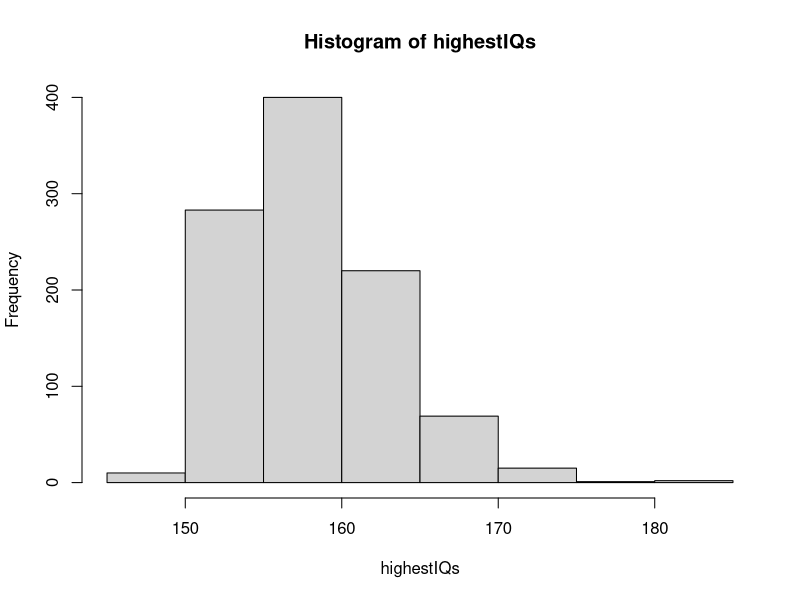
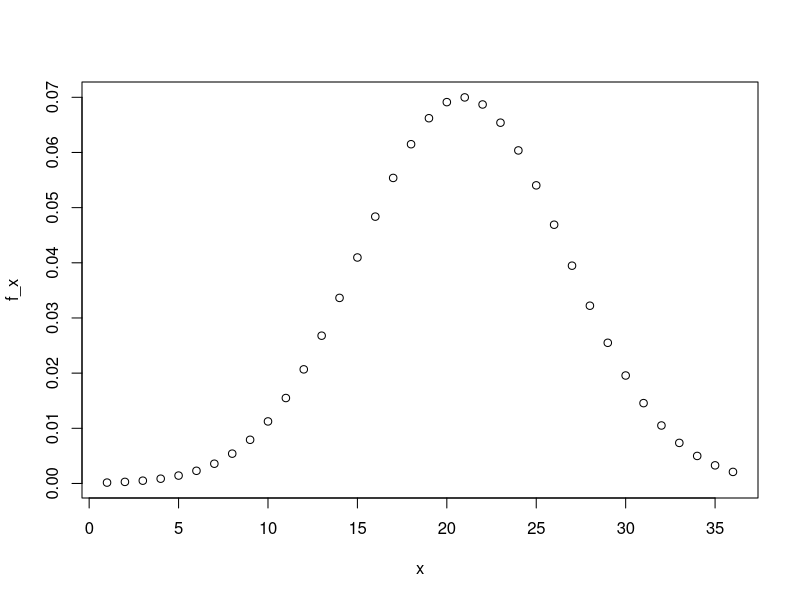
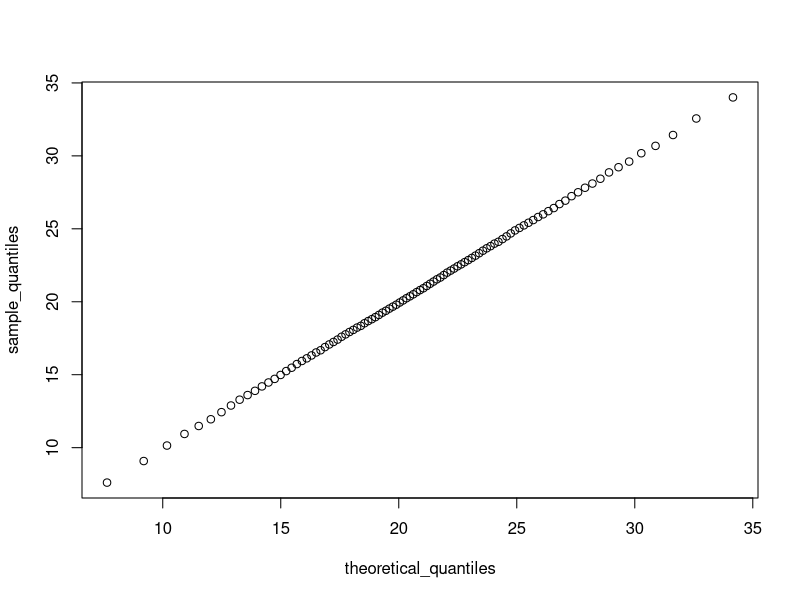

Recreate these plots in R, in order.
library(tidyverse)
library(dslabs)
data(heights)

###### Section 2.1 Continuous probability assessment ######

  #Q1: Assume the distribution of female heights is approximated by a normal distribution with a mean of 64 inches and a 
      #standard deviation of 3 inches. If we pick a female at random, what is the probability that she is 5 feet(60in) or shorter?

pnorm(60, 64, 3)

  #Q2: Using the same distribution as in 1, if we pick a female at random, what is the probability that she is 6 feet(72in) or taller?

1-pnorm(72, 64, 3)

  #Q3:If we pick a female at random, what is the probability that she is between 61 and 67 inches?

    #should be p of being 67 or less minus p of being 61 or less

pnorm(67, 64, 3) - pnorm(61, 64, 3)

  #Q4: Repeat the previous calculation using pnorm to define the probability that a randomly chosen woman will have a height between
      #61 and 67 inches, converted to centimeters by multiplying each value by 2.54.

pnorm(67*2.54, 64*2.54, 3*2.54) - pnorm(61*2.54, 64*2.54, 3*2.54)

  #Q5: Compute the probability that the height of a randomly chosen female is within 1 SD from the average height.

pnorm (64+3, 64, 3) - pnorm (64-3, 64, 3)

  #Q6: Imagine the distribution of male adults is approximately normal with an average of 69 inches and a standard deviation of 
      #3 inches. How tall is a male in the 99th percentile?

qnorm(0.99, 69, 3)

  #Q7: The distribution of IQ scores is approximately normally distributed. The average is 100 and the standard deviation is 15. 
      #Suppose you want to know the distribution of the person with the highest IQ in your school district, where 10,000 people   
      #are born each year. Generate 10,000 IQ scores 1,000 times using a Monte Carlo simulation. Make a histogram of the highest
      #IQ scores.

set.seed(1)
B <- 1000
highestIQs <- replicate(B, {
  IQs <- rnorm(10000, 100, 15)
  max(IQs)
})

hist(highestIQs)

###### Section 2.2 Continuous probability assessment ######

#The ACT is a standardized college admissions test used in the United States. For the three year period 2016-2018, ACT standardized
#test scores were approximately normally distributed with a mean of 20.9 and standard deviation of 5.7. (Real ACT scores are 
#integers between 1 and 36, but we will ignore this detail and use continuous values instead.)
 
#Set the seed to 16, then use rnorm to generate a normal distribution of 10000 tests with a mean of 20.9 and standard deviation of
#5.7. Save these values as act_scores. You'll be using this dataset throughout these four multi-part questions.

set.seed(16, sample.kind = "Rounding")
act_scores <- rnorm(10000, 20.9, 5.7)
 
 #Questions 1 and 2: ACT scores, part 1

  #1a: What is the mean of act_scores?

mean(act_scores)

  #1b: What is the standard deviation of act_scores?

sd(act_scores)

  #1c: A perfect score is 36 or greater. In act_scores, how many perfect scores are there out of 10,000 simulated tests?

sum(act_scores >= 36)

  #1d: In act_scores, what is the probability of an ACT score greater than 30?

mean(act_scores > 30)

  #1e: In act_scores, what is the probability of an ACT score less than or equal to 10?

mean(act_scores <= 10)

  #2: Set x equal to the sequence of integers 1 to 36. Use dnorm to determine the value of the probability density function over x 
     #given a mean of 20.9 and standard deviation of 5.7; save the result as f_x. Plot x against f_x.

x <- 1:36
f_x <- dnorm(x, 20.9, 5.7)
plot(x, f_x)

 #Questions 3 and 4: ACT scores, part 2
  #Convert act_scores to Z-scores. Use the mean and standard deviation of act_scores, not the original values used to generate 
  #random test scores.

z_scores <- (act_scores - mean(act_scores))/sd(act_scores)

  #3a: What is the probability of a Z-score greater than 2?

mean(z_scores > 2)
  
  #3b: What ACT score value corresponds to 2 standard deviations above the mean (Z = 2)?

2 * sd(act_scores) + mean(act_scores)

  #3c: A Z-score of 2 corresponds roughly to the 97.5th percentile. Use qnorm to determine the 97.5th percentile of normally
      #distributed data with the mean and standard deviation observed in act_scores. What is the 97.5th percentile of act_scores?

qnorm(0.975, mean(act_scores), sd(act_scores))

  #4a: What is the minimum integer score such that the probability of that score or lower is at least .95?

  #My answer: I know from my stats knowledge that the z-score corresponding to a p of .95 one-tail is 1.65. The act score 
              #corresponding to that z-score is 30.20. Thirty cannot be the answer because the p of getting a score of 30
              #would be just below .95. Therefore, the logical solution would be the next integer, 31. We can double-check this
              #anwer by computing the p of getting a score of 31.

1.65 * sd(act_scores) + mean(act_scores)
mean(act_scores <= 31)

  #course answer

cdf <- sapply(1:36, function (x){
  mean(act_scores <= x)
})
min(which(cdf >= .95))

  #4b: Use qnorm to determine the expected 95th percentile, the value for which the probability of receiving that score or 
      #lower is 0.95, given a mean score of 20.9 and standard deviation of 5.7. What is the 95th percentile of act_scores?

qnorm(0.95, 20.9, 5.7)

  #4c: Make a vector containing the quantiles for p <- seq(0.01, 0.99, 0.01), the 1st through 99th percentiles of the act_scores
      #data. Save these as sample_quantiles. In what percentile is a score of 26?

  #My answer:
p <- seq(0.01, 0.99, 0.01)
sample_quantiles <- qnorm(p, mean(act_scores), sd(act_scores))

  #Course answer:
p <- seq(0.01, 0.99, 0.01)
sample_quantiles <- quantile(act_scores, p)
names(sample_quantiles[max(which(sample_quantiles < 26))])

  #4d: Make a corresponding set of theoretical quantiles using qnorm over the interval p <- seq(0.01, 0.99, 0.01) with 
      #mean 20.9 and standard deviation 5.7. Save these as theoretical_quantiles. Make a QQ-plot graphing 
      #sample_quantiles on the y-axis versus theoretical_quantiles on the x-axis.

p <- seq(0.01, 0.99, 0.01)
theoretical_quantiles <- qnorm(p, 20.9, 5.7)
plot(theoretical_quantiles, sample_quantiles)
